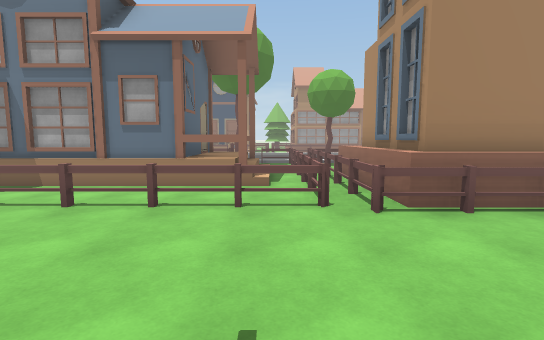
[1] (above)

24 first-person views from a walk through a Unity game level. The camera is 1.4 m above the floor, tilts 6° down and sees 85° across. Doors are open. The floor is counted in squares, 2 m on a side. Each view is taken from the middle of a square. On the plan, view 1 faces up. The plan holds only what a view shows up to about 10 squares ahead; the rest is blank. The place goes on beyond the plan. Some animated figures are left out. Some surface patterns are stand-ins.

[2]
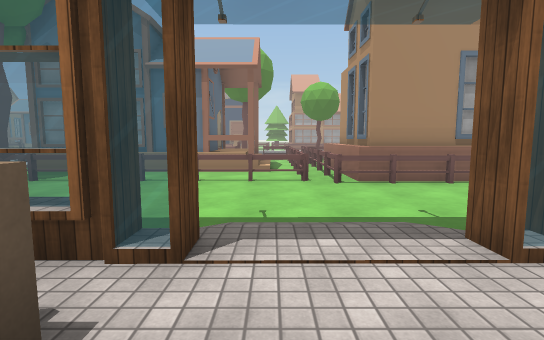

[3]
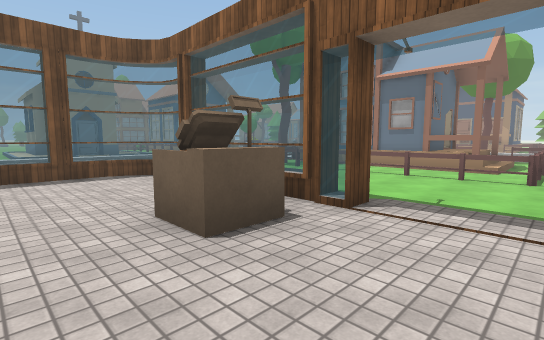

[4]
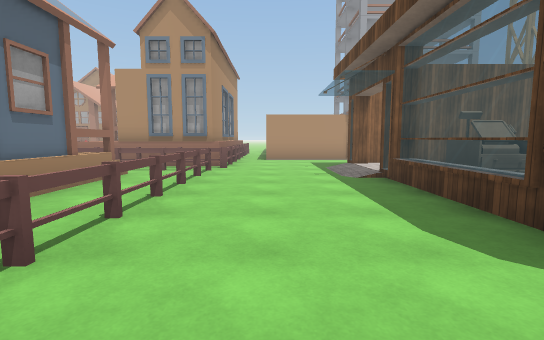

[5]
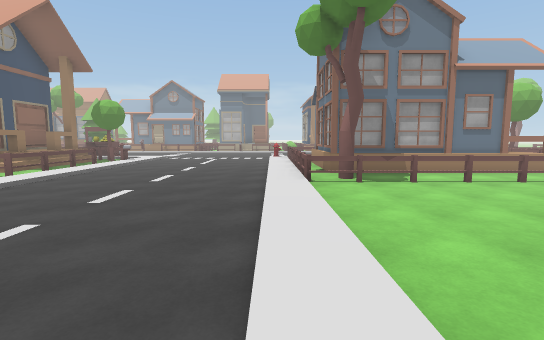

[6]
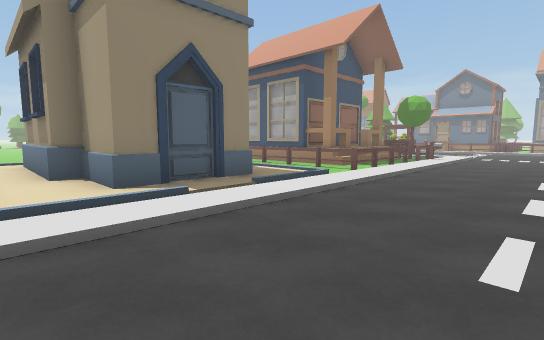

[7]
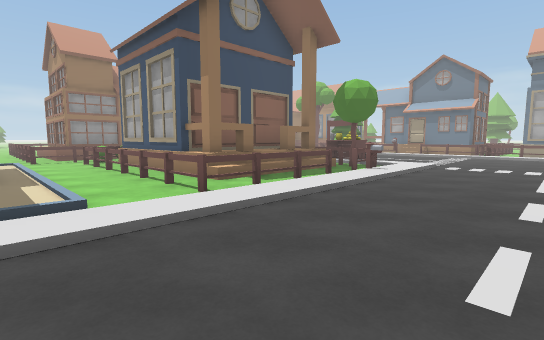

[8]
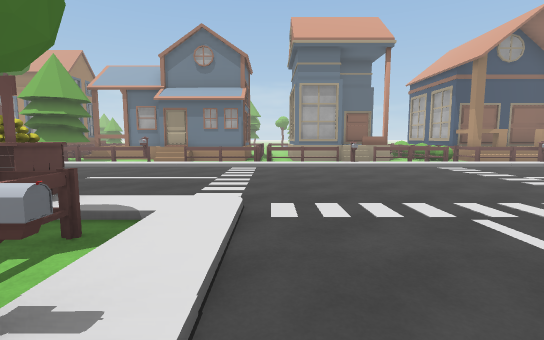

[9]
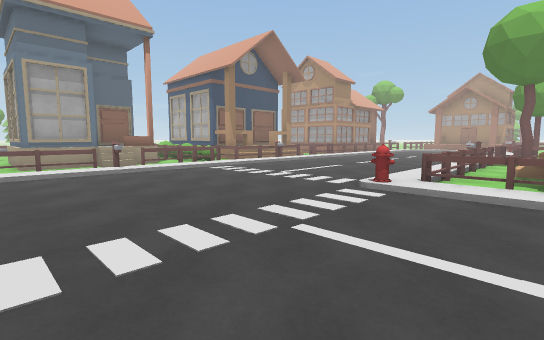

[10]
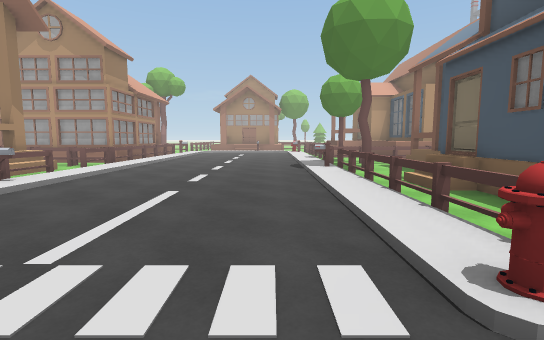

[11]
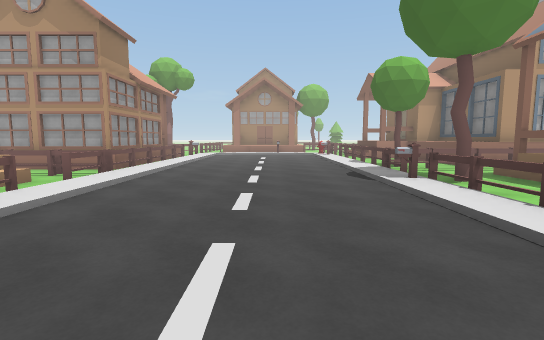

[12]
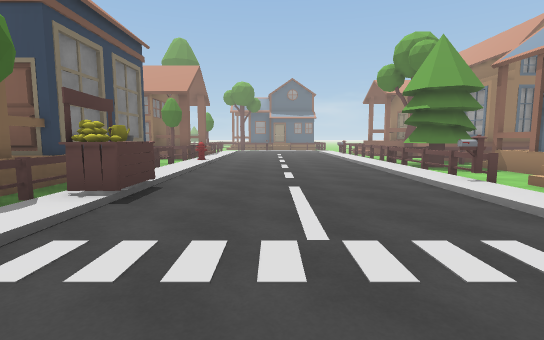

[13]
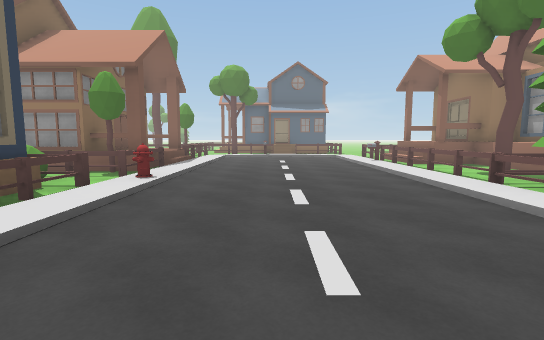

[14]
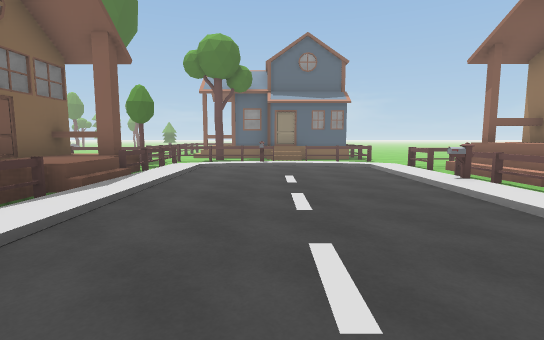

[15]
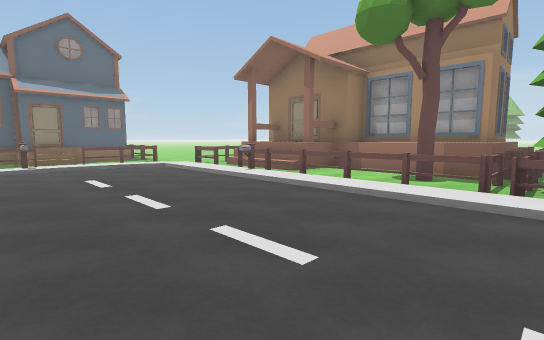

[16]
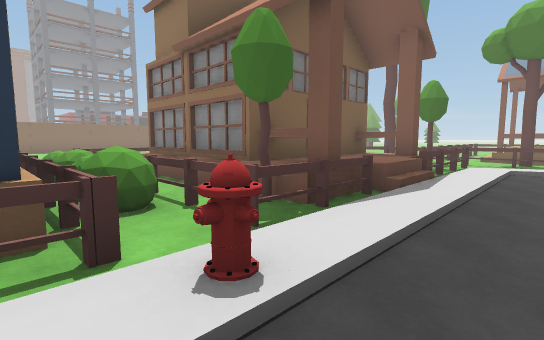

[17]
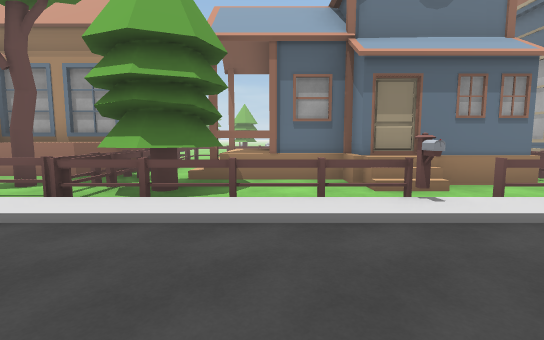

[18]
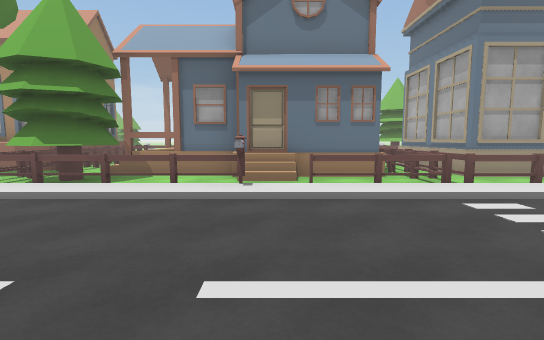

[19]
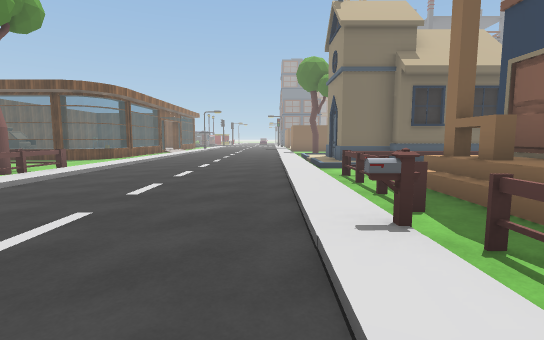

[20]
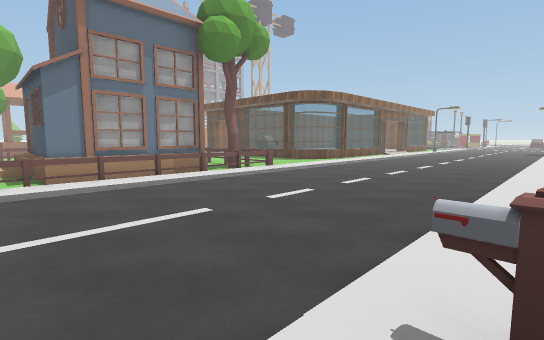

[21]
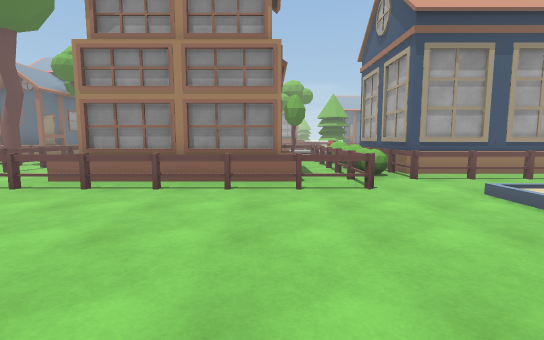

[22]
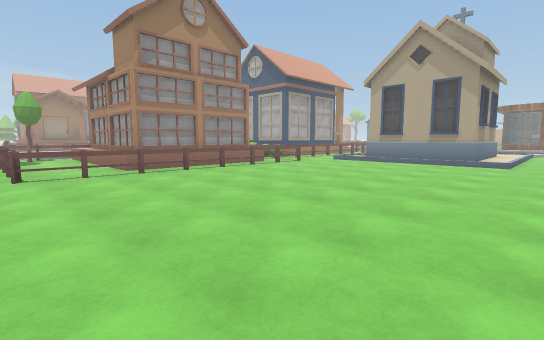

[23]
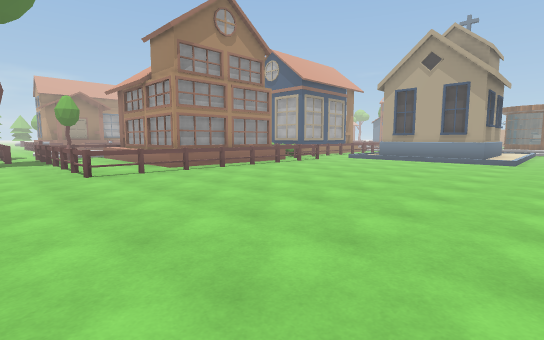

[24]
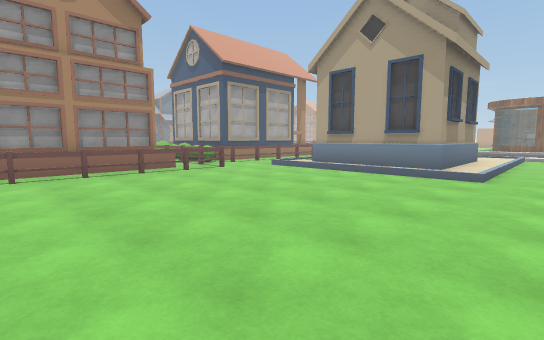

### Floor plan
Key: @ floor where view 1 was taken; # wall or solid block; . main floor; : floor 0.25 m higher than the main floor; + floor 1 m higher than the main floor; / step, stairs or slope; D open door; = window, fence, low wall or low ledge; M mailbox; H house; T tree; B building; U bush; Y hydrant; O other object.
Columns run from 28 left of view 1 to 4 right of it. Each row starts with its distance up from view 1.
 21          HHHH     H
 20     HHHHHHHHH     H
 19     HHHHHHHHH     #          H
 18    HHHHHHHHHHH   H###H       HH
 17  .HH  H...TTHHHHHHH#HHOH   HHHH
 16 ..H///..T.TT///..H #=/O/  //HHHHH
 15 HH.//M///////HM////M////M////////
 14 HH/..............................
 13 HH/..............................
 12 HHM..............................
 11  H/..............................
 10 TH///////Y////O//....Y/////M/////
  9  HTHH /HTHHHHHHT/..../HHHHHTHHTHH
  8 HH..H  HHU#  #H.M..../HHHHHH.H.
  7 T...HHHHHO#  #H.H..../HHHHHH.HHHH
  6 ...HHHHHHU#  #H.H..../HH HH+.HHHH
  5 ...HH  HHU####H.H..../HHHHHH.HHHH
  4 ...HHHHHH.HHHHHHH..../TT.....HHHH
  3 ..HHHHHHH......./..../HHHHHHHHHHH
  2 ..........:BBB  /..../..........#
  1 ..........:BBBBB/..../.....D.DD.#
  0 ..........:BBBBB/..../..===D@DD.#
 -1 ..........:BBBBB/..../.=:::O::# #
 -2 ..........///////... / #:::O::#
 -3 ...............  ..    =::::::#

Where each view was taken, in squares from view 1:
view 1: 0 up, 0 right, facing up
view 2: 2 down, 0 right, facing up
view 3: 3 down, 1 right, facing up-left
view 4: 2 up, 6 left, facing right
view 5: 2 down, 7 left, facing up
view 6: 2 down, 9 left, facing up-left
view 7: 2 up, 9 left, facing up-left
view 8: 7 up, 11 left, facing up
view 9: 8 up, 11 left, facing up-right
view 10: 11 up, 8 left, facing right
view 11: 12 up, 6 left, facing right
view 12: 12 up, 10 left, facing left
view 13: 12 up, 14 left, facing left
view 14: 12 up, 18 left, facing left
view 15: 11 up, 18 left, facing up-left
view 16: 11 up, 18 left, facing down-left
view 17: 12 up, 16 left, facing up
view 18: 11 up, 14 left, facing up
view 19: 10 up, 11 left, facing down
view 20: 9 up, 12 left, facing down-right
view 21: 1 down, 21 left, facing up
view 22: 3 down, 27 left, facing up-right
view 23: 3 down, 28 left, facing up-right
view 24: 3 down, 24 left, facing up-right
